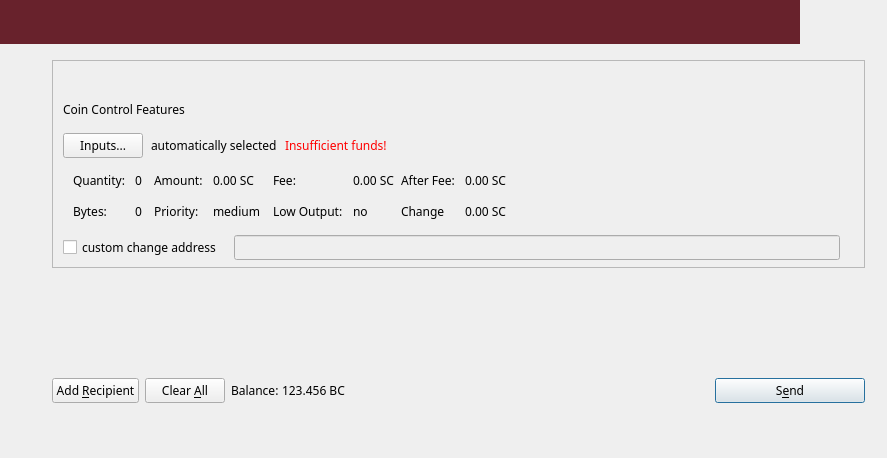
<?xml version="1.0" encoding="UTF-8"?>
<ui version="4.0">
 <class>SendCoinsDialog</class>
 <widget class="QDialog" name="SendCoinsDialog">
  <property name="geometry">
   <rect>
    <x>0</x>
    <y>0</y>
    <width>887</width>
    <height>458</height>
   </rect>
  </property>
  <property name="windowTitle">
   <string>Send Coins</string>
  </property>
  <property name="styleSheet">
   <string notr="true">font-family:Proxima Nova Rg;</string>
  </property>
  <layout class="QVBoxLayout" name="verticalLayout" stretch="0,0">
   <property name="leftMargin">
    <number>0</number>
   </property>
   <property name="topMargin">
    <number>0</number>
   </property>
   <property name="rightMargin">
    <number>0</number>
   </property>
   <property name="bottomMargin">
    <number>8</number>
   </property>
   <item>
    <widget class="QFrame" name="verticalFrame">
     <property name="minimumSize">
      <size>
       <width>800</width>
       <height>44</height>
      </size>
     </property>
     <property name="maximumSize">
      <size>
       <width>800</width>
       <height>44</height>
      </size>
     </property>
     <property name="styleSheet">
      <string notr="true">background:#68222c;sss</string>
     </property>
     <layout class="QVBoxLayout" name="verticalLayout_9"/>
    </widget>
   </item>
   <item>
    <layout class="QVBoxLayout" name="verticalLayout_10">
     <property name="leftMargin">
      <number>52</number>
     </property>
     <property name="topMargin">
      <number>10</number>
     </property>
     <property name="rightMargin">
      <number>22</number>
     </property>
     <item>
      <widget class="QFrame" name="frameCoinControl">
       <property name="sizePolicy">
        <sizepolicy hsizetype="Expanding" vsizetype="Expanding">
         <horstretch>0</horstretch>
         <verstretch>0</verstretch>
        </sizepolicy>
       </property>
       <property name="maximumSize">
        <size>
         <width>16777215</width>
         <height>16777215</height>
        </size>
       </property>
       <property name="styleSheet">
        <string notr="true"/>
       </property>
       <property name="frameShape">
        <enum>QFrame::StyledPanel</enum>
       </property>
       <property name="frameShadow">
        <enum>QFrame::Sunken</enum>
       </property>
       <layout class="QVBoxLayout" name="verticalLayoutCoinControl2">
        <property name="spacing">
         <number>7</number>
        </property>
        <property name="leftMargin">
         <number>0</number>
        </property>
        <property name="topMargin">
         <number>0</number>
        </property>
        <property name="rightMargin">
         <number>0</number>
        </property>
        <property name="bottomMargin">
         <number>6</number>
        </property>
        <item>
         <layout class="QVBoxLayout" name="verticalLayoutCoinControl" stretch="0,0,0,0,0,1">
          <property name="spacing">
           <number>0</number>
          </property>
          <property name="leftMargin">
           <number>10</number>
          </property>
          <property name="topMargin">
           <number>10</number>
          </property>
          <item>
           <widget class="QWidget" name="verticalWidget" native="true">
            <property name="minimumSize">
             <size>
              <width>0</width>
              <height>30</height>
             </size>
            </property>
            <layout class="QVBoxLayout" name="verticalLayout_8"/>
           </widget>
          </item>
          <item>
           <layout class="QHBoxLayout" name="horizontalLayoutCoinControl1">
            <property name="bottomMargin">
             <number>15</number>
            </property>
            <item>
             <widget class="QLabel" name="labelCoinControlFeatures">
              <property name="sizePolicy">
               <sizepolicy hsizetype="Preferred" vsizetype="Maximum">
                <horstretch>0</horstretch>
                <verstretch>0</verstretch>
               </sizepolicy>
              </property>
              <property name="font">
               <font>
                <family>Proxima Nova Rg</family>
                <weight>50</weight>
                <bold>false</bold>
               </font>
              </property>
              <property name="styleSheet">
               <string notr="true"/>
              </property>
              <property name="text">
               <string>Coin Control Features</string>
              </property>
             </widget>
            </item>
           </layout>
          </item>
          <item>
           <layout class="QHBoxLayout" name="horizontalLayoutCoinControl2" stretch="0,0,0,0">
            <property name="spacing">
             <number>8</number>
            </property>
            <property name="bottomMargin">
             <number>10</number>
            </property>
            <item>
             <widget class="QPushButton" name="pushButtonCoinControl">
              <property name="styleSheet">
               <string notr="true"/>
              </property>
              <property name="text">
               <string>Inputs...</string>
              </property>
             </widget>
            </item>
            <item>
             <widget class="QLabel" name="labelCoinControlAutomaticallySelected">
              <property name="text">
               <string>automatically selected</string>
              </property>
              <property name="margin">
               <number>5</number>
              </property>
             </widget>
            </item>
            <item>
             <widget class="QLabel" name="labelCoinControlInsuffFunds">
              <property name="font">
               <font>
                <family>Proxima Nova Rg</family>
                <weight>50</weight>
                <bold>false</bold>
               </font>
              </property>
              <property name="styleSheet">
               <string notr="true">color:red;</string>
              </property>
              <property name="text">
               <string>Insufficient funds!</string>
              </property>
              <property name="margin">
               <number>5</number>
              </property>
             </widget>
            </item>
            <item>
             <spacer name="horizontalSpacerCoinControl">
              <property name="orientation">
               <enum>Qt::Horizontal</enum>
              </property>
              <property name="sizeHint" stdset="0">
               <size>
                <width>40</width>
                <height>1</height>
               </size>
              </property>
             </spacer>
            </item>
           </layout>
          </item>
          <item>
           <widget class="QWidget" name="widgetCoinControl" native="true">
            <property name="sizePolicy">
             <sizepolicy hsizetype="Preferred" vsizetype="Preferred">
              <horstretch>0</horstretch>
              <verstretch>0</verstretch>
             </sizepolicy>
            </property>
            <property name="minimumSize">
             <size>
              <width>0</width>
              <height>0</height>
             </size>
            </property>
            <property name="styleSheet">
             <string notr="true"/>
            </property>
            <layout class="QHBoxLayout" name="horizontalLayoutCoinControl5">
             <property name="leftMargin">
              <number>0</number>
             </property>
             <property name="topMargin">
              <number>0</number>
             </property>
             <property name="rightMargin">
              <number>0</number>
             </property>
             <property name="bottomMargin">
              <number>0</number>
             </property>
             <item>
              <layout class="QHBoxLayout" name="horizontalLayoutCoinControl3" stretch="0,0,0,1">
               <property name="spacing">
                <number>0</number>
               </property>
               <property name="topMargin">
                <number>0</number>
               </property>
               <property name="bottomMargin">
                <number>10</number>
               </property>
               <item>
                <layout class="QFormLayout" name="formLayoutCoinControl1">
                 <property name="horizontalSpacing">
                  <number>10</number>
                 </property>
                 <property name="verticalSpacing">
                  <number>14</number>
                 </property>
                 <property name="leftMargin">
                  <number>10</number>
                 </property>
                 <property name="topMargin">
                  <number>4</number>
                 </property>
                 <property name="rightMargin">
                  <number>6</number>
                 </property>
                 <item row="0" column="0">
                  <widget class="QLabel" name="labelCoinControlQuantityText">
                   <property name="styleSheet">
                    <string notr="true"/>
                   </property>
                   <property name="text">
                    <string>Quantity:</string>
                   </property>
                   <property name="margin">
                    <number>0</number>
                   </property>
                  </widget>
                 </item>
                 <item row="0" column="1">
                  <widget class="QLabel" name="labelCoinControlQuantity">
                   <property name="font">
                    <font>
                     <family>Proxima Nova Rg</family>
                    </font>
                   </property>
                   <property name="cursor">
                    <cursorShape>IBeamCursor</cursorShape>
                   </property>
                   <property name="contextMenuPolicy">
                    <enum>Qt::ActionsContextMenu</enum>
                   </property>
                   <property name="text">
                    <string>0</string>
                   </property>
                   <property name="margin">
                    <number>0</number>
                   </property>
                   <property name="textInteractionFlags">
                    <set>Qt::LinksAccessibleByMouse|Qt::TextSelectableByKeyboard|Qt::TextSelectableByMouse</set>
                   </property>
                  </widget>
                 </item>
                 <item row="1" column="0">
                  <widget class="QLabel" name="labelCoinControlBytesText">
                   <property name="styleSheet">
                    <string notr="true"/>
                   </property>
                   <property name="text">
                    <string>Bytes:</string>
                   </property>
                  </widget>
                 </item>
                 <item row="1" column="1">
                  <widget class="QLabel" name="labelCoinControlBytes">
                   <property name="font">
                    <font>
                     <family>Proxima Nova Rg</family>
                    </font>
                   </property>
                   <property name="cursor">
                    <cursorShape>IBeamCursor</cursorShape>
                   </property>
                   <property name="contextMenuPolicy">
                    <enum>Qt::ActionsContextMenu</enum>
                   </property>
                   <property name="text">
                    <string>0</string>
                   </property>
                   <property name="textInteractionFlags">
                    <set>Qt::LinksAccessibleByMouse|Qt::TextSelectableByKeyboard|Qt::TextSelectableByMouse</set>
                   </property>
                  </widget>
                 </item>
                </layout>
               </item>
               <item>
                <layout class="QFormLayout" name="formLayoutCoinControl2">
                 <property name="horizontalSpacing">
                  <number>10</number>
                 </property>
                 <property name="verticalSpacing">
                  <number>14</number>
                 </property>
                 <property name="leftMargin">
                  <number>6</number>
                 </property>
                 <property name="topMargin">
                  <number>4</number>
                 </property>
                 <property name="rightMargin">
                  <number>6</number>
                 </property>
                 <item row="0" column="0">
                  <widget class="QLabel" name="labelCoinControlAmountText">
                   <property name="styleSheet">
                    <string notr="true"/>
                   </property>
                   <property name="text">
                    <string>Amount:</string>
                   </property>
                   <property name="margin">
                    <number>0</number>
                   </property>
                  </widget>
                 </item>
                 <item row="0" column="1">
                  <widget class="QLabel" name="labelCoinControlAmount">
                   <property name="font">
                    <font>
                     <family>Proxima Nova Rg</family>
                    </font>
                   </property>
                   <property name="cursor">
                    <cursorShape>IBeamCursor</cursorShape>
                   </property>
                   <property name="contextMenuPolicy">
                    <enum>Qt::ActionsContextMenu</enum>
                   </property>
                   <property name="text">
                    <string>0.00 SC</string>
                   </property>
                   <property name="textInteractionFlags">
                    <set>Qt::LinksAccessibleByMouse|Qt::TextSelectableByKeyboard|Qt::TextSelectableByMouse</set>
                   </property>
                  </widget>
                 </item>
                 <item row="1" column="0">
                  <widget class="QLabel" name="labelCoinControlPriorityText">
                   <property name="styleSheet">
                    <string notr="true"/>
                   </property>
                   <property name="text">
                    <string>Priority:</string>
                   </property>
                  </widget>
                 </item>
                 <item row="1" column="1">
                  <widget class="QLabel" name="labelCoinControlPriority">
                   <property name="font">
                    <font>
                     <family>Proxima Nova Rg</family>
                    </font>
                   </property>
                   <property name="cursor">
                    <cursorShape>IBeamCursor</cursorShape>
                   </property>
                   <property name="contextMenuPolicy">
                    <enum>Qt::ActionsContextMenu</enum>
                   </property>
                   <property name="text">
                    <string>medium</string>
                   </property>
                   <property name="textInteractionFlags">
                    <set>Qt::LinksAccessibleByMouse|Qt::TextSelectableByKeyboard|Qt::TextSelectableByMouse</set>
                   </property>
                  </widget>
                 </item>
                </layout>
               </item>
               <item>
                <layout class="QFormLayout" name="formLayoutCoinControl3">
                 <property name="horizontalSpacing">
                  <number>10</number>
                 </property>
                 <property name="verticalSpacing">
                  <number>14</number>
                 </property>
                 <property name="leftMargin">
                  <number>6</number>
                 </property>
                 <property name="topMargin">
                  <number>4</number>
                 </property>
                 <property name="rightMargin">
                  <number>0</number>
                 </property>
                 <item row="0" column="0">
                  <widget class="QLabel" name="labelCoinControlFeeText">
                   <property name="styleSheet">
                    <string notr="true"/>
                   </property>
                   <property name="text">
                    <string>Fee:</string>
                   </property>
                   <property name="margin">
                    <number>0</number>
                   </property>
                  </widget>
                 </item>
                 <item row="0" column="1">
                  <widget class="QLabel" name="labelCoinControlFee">
                   <property name="font">
                    <font>
                     <family>Proxima Nova Rg</family>
                    </font>
                   </property>
                   <property name="cursor">
                    <cursorShape>IBeamCursor</cursorShape>
                   </property>
                   <property name="contextMenuPolicy">
                    <enum>Qt::ActionsContextMenu</enum>
                   </property>
                   <property name="text">
                    <string>0.00 SC</string>
                   </property>
                   <property name="textInteractionFlags">
                    <set>Qt::LinksAccessibleByMouse|Qt::TextSelectableByKeyboard|Qt::TextSelectableByMouse</set>
                   </property>
                  </widget>
                 </item>
                 <item row="1" column="0">
                  <widget class="QLabel" name="labelCoinControlLowOutputText">
                   <property name="styleSheet">
                    <string notr="true"/>
                   </property>
                   <property name="text">
                    <string>Low Output:</string>
                   </property>
                  </widget>
                 </item>
                 <item row="1" column="1">
                  <widget class="QLabel" name="labelCoinControlLowOutput">
                   <property name="font">
                    <font>
                     <family>Proxima Nova Rg</family>
                    </font>
                   </property>
                   <property name="cursor">
                    <cursorShape>IBeamCursor</cursorShape>
                   </property>
                   <property name="contextMenuPolicy">
                    <enum>Qt::ActionsContextMenu</enum>
                   </property>
                   <property name="text">
                    <string>no</string>
                   </property>
                   <property name="textInteractionFlags">
                    <set>Qt::LinksAccessibleByMouse|Qt::TextSelectableByKeyboard|Qt::TextSelectableByMouse</set>
                   </property>
                  </widget>
                 </item>
                </layout>
               </item>
               <item>
                <layout class="QFormLayout" name="formLayoutCoinControl4">
                 <property name="horizontalSpacing">
                  <number>10</number>
                 </property>
                 <property name="verticalSpacing">
                  <number>14</number>
                 </property>
                 <property name="leftMargin">
                  <number>6</number>
                 </property>
                 <property name="topMargin">
                  <number>4</number>
                 </property>
                 <property name="rightMargin">
                  <number>6</number>
                 </property>
                 <item row="0" column="0">
                  <widget class="QLabel" name="labelCoinControlAfterFeeText">
                   <property name="text">
                    <string>After Fee:</string>
                   </property>
                   <property name="margin">
                    <number>0</number>
                   </property>
                  </widget>
                 </item>
                 <item row="0" column="1">
                  <widget class="QLabel" name="labelCoinControlAfterFee">
                   <property name="font">
                    <font>
                     <family>Proxima Nova Rg</family>
                    </font>
                   </property>
                   <property name="cursor">
                    <cursorShape>IBeamCursor</cursorShape>
                   </property>
                   <property name="contextMenuPolicy">
                    <enum>Qt::ActionsContextMenu</enum>
                   </property>
                   <property name="text">
                    <string>0.00 SC</string>
                   </property>
                   <property name="textInteractionFlags">
                    <set>Qt::LinksAccessibleByMouse|Qt::TextSelectableByKeyboard|Qt::TextSelectableByMouse</set>
                   </property>
                  </widget>
                 </item>
                 <item row="1" column="0">
                  <widget class="QLabel" name="labelCoinControlChangeText">
                   <property name="styleSheet">
                    <string notr="true"/>
                   </property>
                   <property name="text">
                    <string>Change</string>
                   </property>
                  </widget>
                 </item>
                 <item row="1" column="1">
                  <widget class="QLabel" name="labelCoinControlChange">
                   <property name="font">
                    <font>
                     <family>Proxima Nova Rg</family>
                    </font>
                   </property>
                   <property name="cursor">
                    <cursorShape>IBeamCursor</cursorShape>
                   </property>
                   <property name="contextMenuPolicy">
                    <enum>Qt::ActionsContextMenu</enum>
                   </property>
                   <property name="text">
                    <string>0.00 SC</string>
                   </property>
                   <property name="textInteractionFlags">
                    <set>Qt::LinksAccessibleByMouse|Qt::TextSelectableByKeyboard|Qt::TextSelectableByMouse</set>
                   </property>
                  </widget>
                 </item>
                </layout>
               </item>
              </layout>
             </item>
            </layout>
           </widget>
          </item>
          <item>
           <layout class="QHBoxLayout" name="horizontalLayoutCoinControl4" stretch="0,0,0">
            <property name="spacing">
             <number>12</number>
            </property>
            <property name="sizeConstraint">
             <enum>QLayout::SetDefaultConstraint</enum>
            </property>
            <property name="topMargin">
             <number>5</number>
            </property>
            <property name="rightMargin">
             <number>5</number>
            </property>
            <item>
             <widget class="QCheckBox" name="checkBoxCoinControlChange">
              <property name="text">
               <string>custom change address</string>
              </property>
             </widget>
            </item>
            <item>
             <widget class="QLineEdit" name="lineEditCoinControlChange">
              <property name="enabled">
               <bool>false</bool>
              </property>
              <property name="sizePolicy">
               <sizepolicy hsizetype="Expanding" vsizetype="Fixed">
                <horstretch>0</horstretch>
                <verstretch>0</verstretch>
               </sizepolicy>
              </property>
             </widget>
            </item>
            <item>
             <widget class="QLabel" name="labelCoinControlChangeLabel">
              <property name="sizePolicy">
               <sizepolicy hsizetype="Preferred" vsizetype="Expanding">
                <horstretch>0</horstretch>
                <verstretch>0</verstretch>
               </sizepolicy>
              </property>
              <property name="minimumSize">
               <size>
                <width>0</width>
                <height>0</height>
               </size>
              </property>
              <property name="text">
               <string/>
              </property>
              <property name="margin">
               <number>3</number>
              </property>
             </widget>
            </item>
           </layout>
          </item>
          <item>
           <spacer name="verticalSpacerCoinControl">
            <property name="orientation">
             <enum>Qt::Vertical</enum>
            </property>
            <property name="sizeHint" stdset="0">
             <size>
              <width>800</width>
              <height>1</height>
             </size>
            </property>
           </spacer>
          </item>
         </layout>
        </item>
       </layout>
      </widget>
     </item>
     <item>
      <spacer name="verticalSpacer_2">
       <property name="orientation">
        <enum>Qt::Vertical</enum>
       </property>
       <property name="sizeType">
        <enum>QSizePolicy::Fixed</enum>
       </property>
       <property name="sizeHint" stdset="0">
        <size>
         <width>20</width>
         <height>30</height>
        </size>
       </property>
      </spacer>
     </item>
     <item>
      <widget class="QScrollArea" name="scrollArea">
       <property name="frameShape">
        <enum>QFrame::NoFrame</enum>
       </property>
       <property name="frameShadow">
        <enum>QFrame::Plain</enum>
       </property>
       <property name="widgetResizable">
        <bool>true</bool>
       </property>
       <widget class="QWidget" name="scrollAreaWidgetContents">
        <property name="geometry">
         <rect>
          <x>0</x>
          <y>0</y>
          <width>813</width>
          <height>68</height>
         </rect>
        </property>
        <property name="sizePolicy">
         <sizepolicy hsizetype="Expanding" vsizetype="Expanding">
          <horstretch>0</horstretch>
          <verstretch>0</verstretch>
         </sizepolicy>
        </property>
        <layout class="QVBoxLayout" name="verticalLayout_2">
         <property name="leftMargin">
          <number>0</number>
         </property>
         <property name="topMargin">
          <number>0</number>
         </property>
         <property name="rightMargin">
          <number>0</number>
         </property>
         <property name="bottomMargin">
          <number>0</number>
         </property>
         <item>
          <layout class="QVBoxLayout" name="entries">
           <property name="spacing">
            <number>6</number>
           </property>
           <property name="sizeConstraint">
            <enum>QLayout::SetNoConstraint</enum>
           </property>
          </layout>
         </item>
        </layout>
       </widget>
      </widget>
     </item>
     <item>
      <layout class="QHBoxLayout" name="horizontalLayout">
       <item>
        <widget class="QPushButton" name="addButton">
         <property name="toolTip">
          <string>Send to multiple recipients at once</string>
         </property>
         <property name="text">
          <string>Add &amp;Recipient</string>
         </property>
         <property name="icon">
          <iconset resource="../bitcoin.qrc">
           <normaloff>:/icons/add</normaloff>:/icons/add</iconset>
         </property>
         <property name="autoDefault">
          <bool>false</bool>
         </property>
        </widget>
       </item>
       <item>
        <widget class="QPushButton" name="clearButton">
         <property name="sizePolicy">
          <sizepolicy hsizetype="Minimum" vsizetype="Fixed">
           <horstretch>0</horstretch>
           <verstretch>0</verstretch>
          </sizepolicy>
         </property>
         <property name="toolTip">
          <string>Remove all transaction fields</string>
         </property>
         <property name="text">
          <string>Clear &amp;All</string>
         </property>
         <property name="icon">
          <iconset resource="../bitcoin.qrc">
           <normaloff>:/icons/remove</normaloff>:/icons/remove</iconset>
         </property>
         <property name="autoRepeatDelay">
          <number>300</number>
         </property>
         <property name="autoDefault">
          <bool>false</bool>
         </property>
        </widget>
       </item>
       <item>
        <layout class="QHBoxLayout" name="horizontalLayout_2">
         <property name="spacing">
          <number>3</number>
         </property>
         <item>
          <widget class="QLabel" name="label">
           <property name="sizePolicy">
            <sizepolicy hsizetype="Preferred" vsizetype="Fixed">
             <horstretch>0</horstretch>
             <verstretch>0</verstretch>
            </sizepolicy>
           </property>
           <property name="text">
            <string>Balance:</string>
           </property>
          </widget>
         </item>
         <item>
          <widget class="QLabel" name="labelBalance">
           <property name="sizePolicy">
            <sizepolicy hsizetype="Preferred" vsizetype="Fixed">
             <horstretch>0</horstretch>
             <verstretch>0</verstretch>
            </sizepolicy>
           </property>
           <property name="cursor">
            <cursorShape>IBeamCursor</cursorShape>
           </property>
           <property name="text">
            <string>123.456 BC</string>
           </property>
           <property name="textInteractionFlags">
            <set>Qt::LinksAccessibleByMouse|Qt::TextSelectableByKeyboard|Qt::TextSelectableByMouse</set>
           </property>
          </widget>
         </item>
        </layout>
       </item>
       <item>
        <spacer name="horizontalSpacer">
         <property name="orientation">
          <enum>Qt::Horizontal</enum>
         </property>
         <property name="sizeHint" stdset="0">
          <size>
           <width>40</width>
           <height>20</height>
          </size>
         </property>
        </spacer>
       </item>
       <item>
        <widget class="QPushButton" name="sendButton">
         <property name="minimumSize">
          <size>
           <width>150</width>
           <height>0</height>
          </size>
         </property>
         <property name="toolTip">
          <string>Confirm the send action</string>
         </property>
         <property name="text">
          <string>S&amp;end</string>
         </property>
         <property name="default">
          <bool>true</bool>
         </property>
        </widget>
       </item>
      </layout>
     </item>
     <item>
      <spacer name="verticalSpacer">
       <property name="orientation">
        <enum>Qt::Vertical</enum>
       </property>
       <property name="sizeHint" stdset="0">
        <size>
         <width>20</width>
         <height>40</height>
        </size>
       </property>
      </spacer>
     </item>
    </layout>
   </item>
  </layout>
 </widget>
 <resources>
  <include location="../bitcoin.qrc"/>
 </resources>
 <connections/>
</ui>
